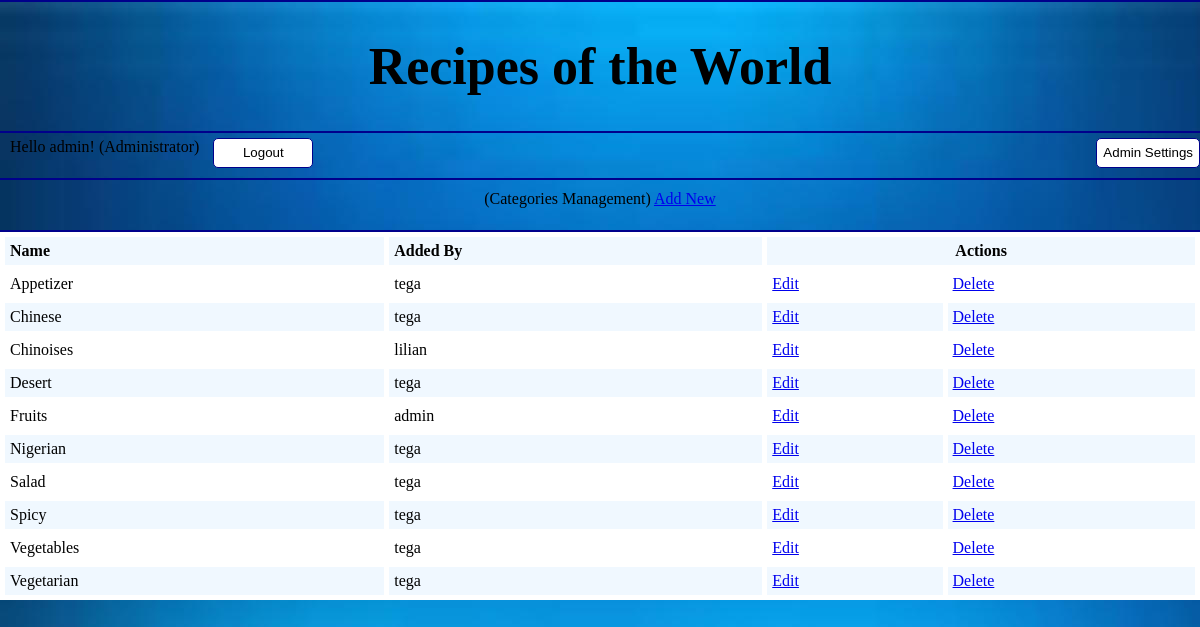
Screenshot of /categories.php (signed in) with the database file from the repository.
### tables this page shows
CREATE TABLE `tags` (
  `id` int(11) NOT NULL AUTO_INCREMENT,
  `description` varchar(250) NOT NULL,
  `userID` int(11) NOT NULL,
  PRIMARY KEY (`id`),
  UNIQUE KEY `description_UNIQUE` (`description`),
  KEY `FK_tags_userID` (`userID`),
  CONSTRAINT `FK_tags_userID` FOREIGN KEY (`userID`) REFERENCES `users` (`id`)
);

CREATE TABLE `users` (
  `id` int(11) NOT NULL AUTO_INCREMENT,
  `username` varchar(45) NOT NULL,
  `password` varchar(200) NOT NULL,
  `is_admin` tinyint(1) NOT NULL DEFAULT '0' COMMENT '1 means the person is an admin while 0 means the person is not an admin',
  `country` varchar(45) DEFAULT NULL,
  PRIMARY KEY (`id`)
);

### classes/DBConnection.php (called while the page is built, shortened)
<?php
class DBConnection
{
    public function getDBConnection()
    {
        $db_host = '127.0.0.1';
        $db_login = 'root';
        $db_password = '';
        $db_name = 'recipe_db';
        $mysqli = new mysqli($db_host,$db_login,$db_password,$db_name);
        if ($mysqli->connect_errno) {
            die("There was an error connecting to the database");
        } else {
            return $mysqli;
        }
    }
    public function getMultipleResultSet($sql)
    {
        $resultSet = [];
        $mysqli = $this->getDBConnection();
        $result = $mysqli->query($sql);
        if (!empty($result) && $result->num_rows != 0) {
            while ($row = $result->fetch_assoc()) {
                $resultSet[] = $row;
            }
        }
        return $resultSet;
    }
}

### classes/Category.php (called while the page is built, shortened)
<?php
require_once 'DBConnection.php';
class Category
{
    public function getAllCategories()
    {
        $db = new DBConnection();
        return $db->getMultipleResultSet(
            "SELECT tags.*,users.username
             FROM tags
             LEFT JOIN users ON (users.id = tags.userID)
             ORDER BY description");
    }
}

### classes/Util.php (called while the page is built, shortened)
<?php
class Util
{
    public function encryptPK($id)
    {
        $id = $id * 138628;
        $id = $id + 789;
        return $id * 93;
    }
}

### categories.php (the view, shortened to what this page needs)
<?php
require_once 'classes/Util.php';
require_once 'classes/Category.php';
$util = new Util();
$util->validateAdmin();
$category = new Category();
$categories = $category->getAllCategories();
?>
<!DOCTYPE html>
<html>
    <head>
        <?php include_once('meta.php'); ?>
    </head>
    <body>
        <?php include_once('header.php'); ?>
        <section id="section1">
            <?php
            include_once '_logout.php';
                ?>
                <a href="settings.php" id="new-recipe-link">
                    <button>Admin Settings</button>
                </a>
        </section>
        <section id="section3">
            <div id="instruction">(Categories Management) <a href="add_category.php">Add New</a></div>
        </section>
        <section id="section4">
            <table width="100%" cellpadding="5" cellspacing="5" id="recipe-list">
                <tr align="left" class="alternate">
                    <th>Name</th>
                    <th>Added By</th>
                    <th colspan="2" align="center">Actions</th>
                </tr>
                <?php
                $i = 0;
                foreach ($categories as $line) {
                    ?>
                        <tr class="<?php echo $i % 2 == 0 ? '' : 'alternate'; ?>">
                            <td>
                                <?php echo $line['description']; ?>
                            </td>
                            <td>
                                <?php echo $line['username']; ?>
                            </td>
                            <td>
                                <a href="edit_category.php?category_id=<?php echo $util->encryptPK($line['id']); ?>">Edit</a>
                            </td>
                            <td>
                                <a href="#" onclick="return validateDelete(<?php echo $util->encryptPK($line['id']);?>)">Delete</a>
                            </td>
                        </tr>
                    <?php
                    $i++;
                }
                ?>
            </table>
        </section>
    </body>
</html>

### meta.php (shortened to what this page needs)
<link rel="stylesheet" type="text/css" href="style.css">

### header.php
<header>
    <a href="index.php"><h1>Recipes of the World</h1></a>
</header>

### _logout.php (shortened to what this page needs)
<?php
if (isset($_SESSION['user_id']) && isset($_SESSION['admin'])) {
    $userType = $_SESSION['admin'] == 0 ? "User" : "Administrator";
    echo "Hello " .   htmlentities($_SESSION['username']) . "!  ($userType)";
    ?>
    <div id="logout-button">
        <a href="logout.php">
            <button type="button" name="Logout" id="Logout">Logout</button>
        </a>
    </div>
    <?php
}
?>

### style.css (style rules this page uses)
body { background-image: url("bg.jpg"); font-family: "Trebuchet MS"; width: 100%; margin: 0; }
header { border-top: 2px solid darkblue; border-bottom: 2px solid darkblue; font-size: 26px; text-align: center; }
header a { text-decoration: none; color: black; }
section { min-height: 40px; }
#section3 { border-bottom: 2px solid darkblue; }
#section1 { padding-top: 5px; padding-left: 10px; border-bottom: 2px solid darkblue; }
#section1 #logout-button { margin-left: 10px; display: inline-block; vertical-align: top; width: 40%; }
#new-recipe-link { display: inline-block; float: right; }
button { min-width: 100px; height: 30px; border: 1px solid darkblue; border-radius: 5px; background-color: white; }
#section3 #instruction { text-align: center; margin-top: 10px; }
#section4 #recipe-list { background-color: white; }
.alternate { background-color: aliceblue; }

### rows the page displays
tags: description "Appetizer", userID.username "tega"
tags: description "Chinese", userID.username "tega"
tags: description "Chinoises", userID.username "lilian"
tags: description "Desert", userID.username "tega"
tags: description "Fruits", userID.username "admin"
tags: description "Nigerian", userID.username "tega"
tags: description "Salad", userID.username "tega"
tags: description "Spicy", userID.username "tega"
tags: description "Vegetables", userID.username "tega"
tags: description "Vegetarian", userID.username "tega"

### other values shown
$_SESSION['username'] "admin"
$userType "Administrator"
